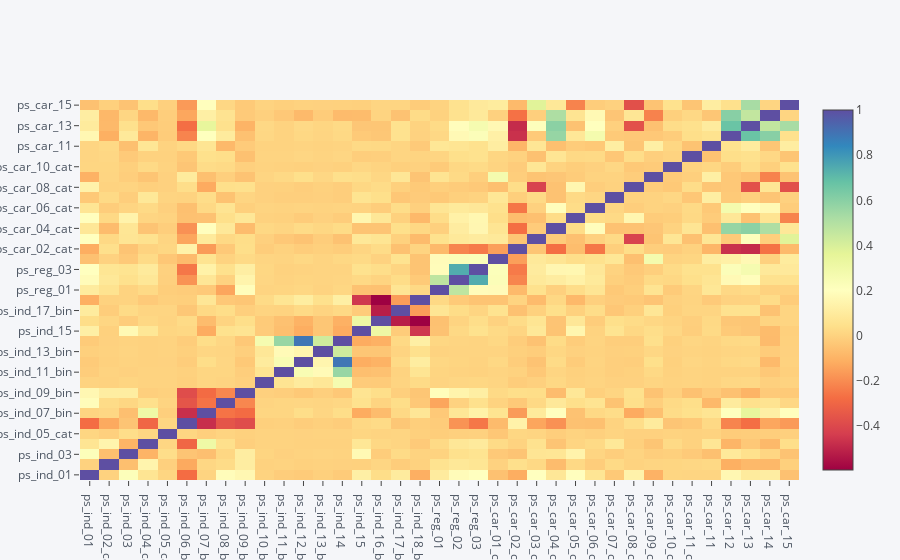

Write notebook code for a chart like this one.
### Code cell
corr_values = values.copy()
for col in values:
    if 'calc' in col:
        corr_values.remove(col)
train[corr_values].corr().iplot(kind = 'heatmap', colorscale = 'spectral')

### Figure 1 — Plotly figure (JSON) as saved in the notebook; plotly's stock layout.template omitted (floating-point values rounded to 4 significant figures; data arrays with more than 128 entries replaced by an {"elided": "..."} marker saying what was removed)
{"data": [{"colorscale": [[0, "rgb(158,1,66)"], [0.1, "rgb(213,62,79)"], [0.2, "rgb(244,109,67)"], [0.3, "rgb(253,174,97)"], [0.4, "rgb(254,224,139)"], [0.5, "rgb(255,255,191)"], [0.6, "rgb(230,245,152)"], [0.7, "rgb(171,221,164)"], [0.8, "rgb(102,194,165)"], [0.9, "rgb(50,136,189)"], [1, "rgb(94,79,162)"]], "type": "heatmap", "uid": "8f936b58-0e01-4db9-a368-0457a4591d3f", "x": ["ps_ind_01", "ps_ind_02_cat", "ps_ind_03", "ps_ind_04_cat", "ps_ind_05_cat", "ps_ind_06_bin", "ps_ind_07_bin", "ps_ind_08_bin", "ps_ind_09_bin", "ps_ind_10_bin", "ps_ind_11_bin", "ps_ind_12_bin", "ps_ind_13_bin", "ps_ind_14", "ps_ind_15", "ps_ind_16_bin", "ps_ind_17_bin", "ps_ind_18_bin", "ps_reg_01", "ps_reg_02", "ps_reg_03", "ps_car_01_cat", "ps_car_02_cat", "ps_car_03_cat", "ps_car_04_cat", "ps_car_05_cat", "ps_car_06_cat", "ps_car_07_cat", "ps_car_08_cat", "ps_car_09_cat", "ps_car_10_cat", "ps_car_11_cat", "ps_car_11", "ps_car_12", "ps_car_13", "ps_car_14", "ps_car_15"], "y": ["ps_ind_01", "ps_ind_02_cat", "ps_ind_03", "ps_ind_04_cat", "ps_ind_05_cat", "ps_ind_06_bin", "ps_ind_07_bin", "ps_ind_08_bin", "ps_ind_09_bin", "ps_ind_10_bin", "ps_ind_11_bin", "ps_ind_12_bin", "ps_ind_13_bin", "ps_ind_14", "ps_ind_15", "ps_ind_16_bin", "ps_ind_17_bin", "ps_ind_18_bin", "ps_reg_01", "ps_reg_02", "ps_reg_03", "ps_car_01_cat", "ps_car_02_cat", "ps_car_03_cat", "ps_car_04_cat", "ps_car_05_cat", "ps_car_06_cat", "ps_car_07_cat", "ps_car_08_cat", "ps_car_09_cat", "ps_car_10_cat", "ps_car_11_cat", "ps_car_11", "ps_car_12", "ps_car_13", "ps_car_14", "ps_car_15"], "z": {"elided": "37x37 float values"}, "zmax": 1, "zmin": -0.5943}], "layout": {"legend": {"bgcolor": "#F5F6F9", "font": {"color": "#4D5663"}}, "paper_bgcolor": "#F5F6F9", "plot_bgcolor": "#F5F6F9", "title": {"font": {"color": "#4D5663"}}, "xaxis": {"gridcolor": "#E1E5ED", "showgrid": true, "tickfont": {"color": "#4D5663"}, "title": {"font": {"color": "#4D5663"}, "text": ""}, "zerolinecolor": "#E1E5ED"}, "yaxis": {"gridcolor": "#E1E5ED", "showgrid": true, "tickfont": {"color": "#4D5663"}, "title": {"font": {"color": "#4D5663"}, "text": ""}, "zerolinecolor": "#E1E5ED"}}}
